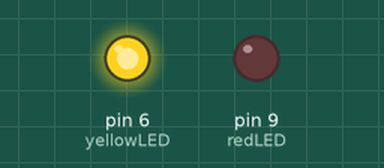
A sketch run on a simulated Arduino Uno, built with avr-gcc and run on an emulated ATmega328P. Parts: output pins drawn as LEDs (lit = HIGH).

Above: at 0.5 s.
At 10.5 s:
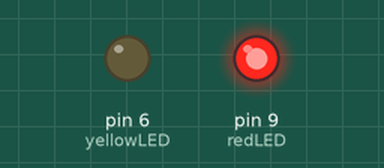
At 19.5 s:
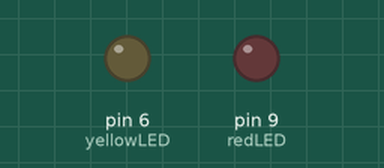
Timing chart, 0 to 20.8 s (numbered marks = the images above):
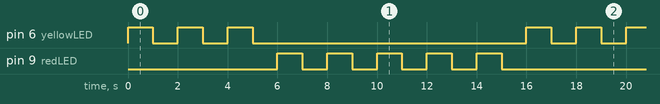

Measured:
- by itself, pin 6 (yellowLED): repeats every 16.0 s: 2 × (LOW 1.0 s, HIGH 1.0 s), LOW 11.0 s, HIGH 1.0 s
- by itself, pin 9 (redLED): repeats every 16.0 s: 4 × (LOW 1.0 s, HIGH 1.0 s), LOW 7.0 s, HIGH 1.0 s
- by itself, everything shown: repeats every 16.0 s, in 16 steps

The sketch:

forLoop.ino
```cpp
int yellowLED = 6;
int redLED = 9;
int delayTime = 1000;
int yellowInterval = 3;
int redInterval = 5;
int i;


void setup() {
  // put your setup code here, to run once:
  pinMode(yellowLED, OUTPUT);
  pinMode(redLED, OUTPUT);
  Serial.begin(9600);
}

void loop() {
  // put your main code here, to run repeatedly:

  for(int i = 0; i < yellowInterval; i++){
    digitalWrite(yellowLED, HIGH);
    delay(delayTime);
    digitalWrite(yellowLED, LOW);
    delay(delayTime);
  }

  for(int i = 0; i < redInterval; i++){
    digitalWrite(redLED, HIGH);
    delay(delayTime);
    digitalWrite(redLED, LOW);
    delay(delayTime);
  }

}
```
